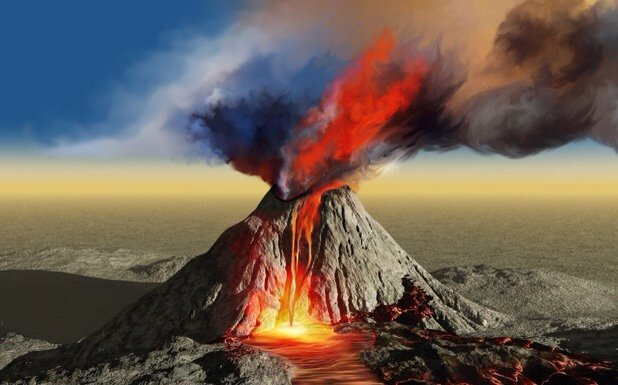
#> input picture Code_Unnati/Module3_ComputerVision&OpenvinoToolKit/Unit_3Hands on session on Computer vision/test_image.jpg, 618 x 385 px
$ python '6_Generating & Handling the xml.py'
#> lines starting #> are read from the running program, lines starting #| are printed output that depends on the picture
# LAB 6 - Generating & Handling the .xml files

## Load OpenCV & Numpy library
import cv2
import numpy as np

## Create a new filter
filter_kernel = np.array([[-1, 0, +1],
                          [-2, 0, +2],
                          [-1, 0, +1]], dtype=np.float32)

## Save the filter to an XML file
cv2.FileStorage("filter.xml", cv2.FILE_STORAGE_WRITE).write("filter", filter_kernel)


## Now lets use the created .xml file
## Load the filter from the XML file
file_storage = cv2.FileStorage("filter.xml", cv2.FILE_STORAGE_READ)
filter_kernel = file_storage.getNode("filter").mat()

## Load an image
image = cv2.imread("test_image.jpg")
#> image is the input picture: shape (385, 618, 3); mean B, G, R 84, 94.2, 109

## Apply the filter to the image
filtered_image = cv2.filter2D(image, -1, filter_kernel)
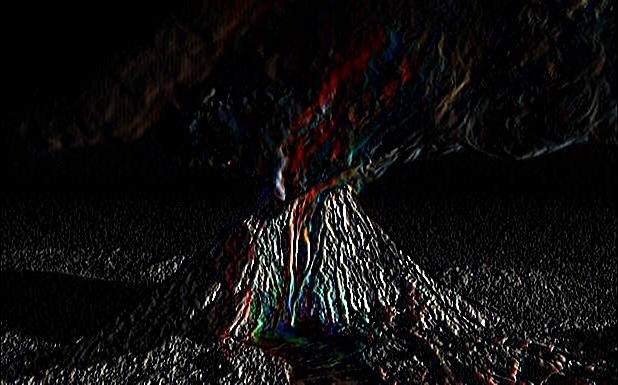
#> filtered_image: shape (385, 618, 3); mean B, G, R 13.5, 13.9, 14.9

## Display the original and filtered images
cv2.imshow("Original Image", image)
cv2.imshow("Filtered Image", filtered_image)
cv2.waitKey(0)
cv2.destroyAllWindows()
